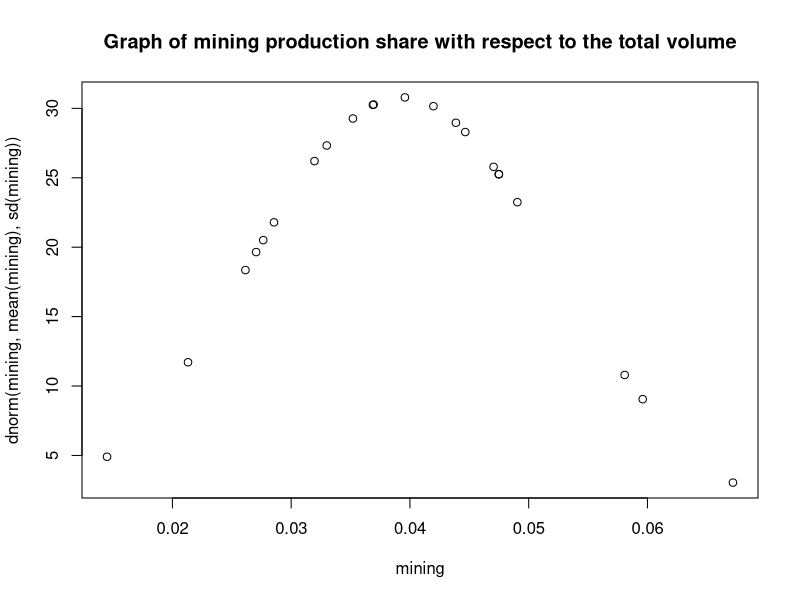
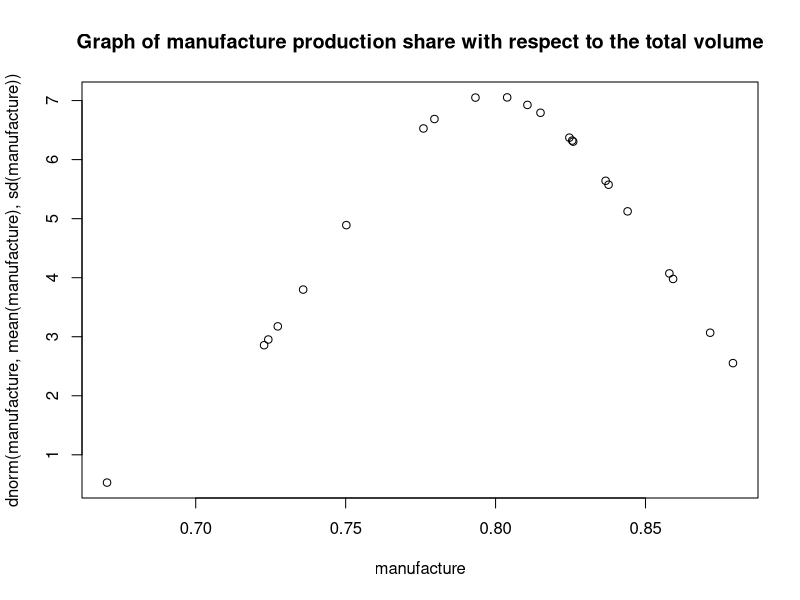

Generate these figures, in order, with R:



data <- matrix(c(296.4,7187.3,3110.8,126.1,267.8,9138.5,3046.2,111.4,286,7921.1,2610.1,120.5,492.1,8042,1715.6,114.5,366,8299.1,1130,112.1,307.2,9899,1032.2,119.3,433.3,8157.5,1155.5,131,480.7,9084.6,1070,128,686.6,12421.2,1223.9,125,604.8,16115.2,1486.4,123.6,647.6,19458.5,2445.1,128.7,808.1,21152.2,3186.1,133.9,845.6,12991.6,4012.8,123.9,237.2,12040.6,3966.9,118.6,683.6,12216.9,3253.4,130.4,473.7,10675.4,2180.8,127.3,627.5,10549.9,1498.5,117.8,761.6,10413.9,1471.9,130.7,503.2,10496.6,1583.1,131.6,745.2,10399.8,1552.7,131.7,776.8,9011.8,1634.1,136.7,516.8,11263.9,2097.7,133.7)
,nrow=4, ncol=22)
total <- data[1,] + data[2,] + data[3,] + data[4,]
mining <- data[1,]
manufacture <- data[2,]

manufacture <- manufacture/total
mining <- mining/total


months <- c(1,2,3,4,5,6,7,8,9,10,11,12,13,14,15,16,17,18,19,20,21,22)

t.test(mining, manufacture, conf.level = .95, mu=0.735, alternative="two.sided")

plot(mining, dnorm(mining, mean(mining), sd(mining)))
title(main="Graph of mining production share with respect to the total volume")

plot(manufacture, dnorm(manufacture, mean(manufacture), sd(manufacture)))
title(main="Graph of manufacture production share with respect to the total volume")